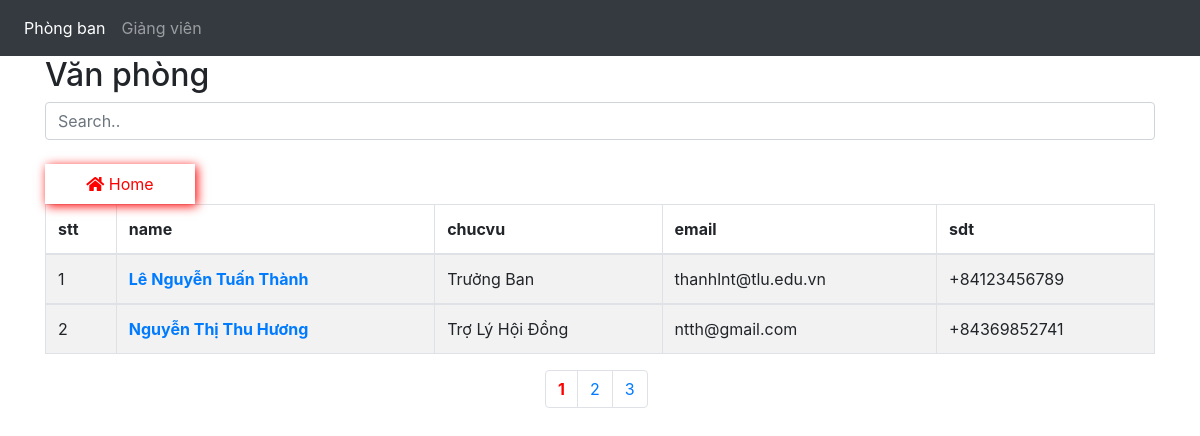
/vanphong.php?id=2, run on the app's committed database.
### tables this page shows
CREATE TABLE `canbo` (
  `id` int(11) NOT NULL,
  `name` varchar(255) NOT NULL,
  `thumbnail` varchar(255) NOT NULL,
  `chucvu` varchar(255) NOT NULL,
  `coquan` varchar(255) NOT NULL,
  `email` varchar(255) NOT NULL,
  `sdt` int(11) NOT NULL,
  `id_donvi` int(10) DEFAULT NULL
);

### db/dbhelper.php (called while the page is built, shortened)
<?php
function select_list($sql) {
	$con = mysqli_connect(HOST, USERNAME, PASSWORD, DATABASE);
	$result = mysqli_query($con, $sql);
	$data   = [];
	while ($row = mysqli_fetch_array($result, 1)) {
		$data[] = $row;
	}
	return $data;
}

### vanphong.php (the view, shortened to what this page needs)
<?php
require_once("db/dbhelper.php")
 ?>
<!DOCTYPE html>
<html lang="en">
<head>
        <link rel="stylesheet" type="text/css" href="css/styleadmin.css">
        <link rel="stylesheet" href="https://maxcdn.bootstrapcdn.com/bootstrap/4.5.2/css/bootstrap.min.css">
        <link href="https://use.fontawesome.com/releases/v5.0.4/css/all.css" rel="stylesheet">
</head>
<body>
  <header>
      <nav class="navbar navbar-expand-sm bg-dark navbar-dark">
        <ul class="navbar-nav">
    <li class="nav-item active">
      <a class="nav-link" href="#">Phòng ban</a>
    </li>
    <li class="nav-item">
      <a class="nav-link" href="giangvien.php">Giảng viên</a>
    </li>
  </ul>
</nav>
        </header>
	<div class="container">
  <h2>Văn phòng</h2>
  <input class="form-control" id="myInput" type="text" placeholder="Search..">
  <br>
  <a href="index.php">
  	<button type="button"><i class="fas fa-home"></i> Home</button>
  </a>
  <table class="table table-bordered table-striped">
    <thead>
      <tr>
      	<th>stt</th>
        <th>name</th>
        <th>chucvu</th>
        <th>email</th>
        <th>sdt</th>
      </tr>
    </thead>
    <?php
    if (isset($_GET['id'])) {
      $id_now = $_GET['id'];
    }
    $sql =  "select * from canbo where id_donvi = " .$id_now;
    $datas = select_list($sql);
    $stt = 1;
     foreach($datas as $data) {?>
    <tbody id="myTable">
      <tr>
      	<td><?php echo $stt++?></td>
        <td><a href="chitiet.php?id=<?php echo $data['id'];?>"><b><?php echo $data["name"];?></b></a></td>
        <td><?php echo $data["chucvu"];?></td>
        <td><?php echo $data["email"];?></td>
        <td><?php echo "+84". $data["sdt"];?></td>
      </tr>
      <?php } ?>
    </tbody>
  </table>
  <ul class="pagination">
    <li class="page-item"><a class="page-link" href="#"><strong>1</strong></a></li>
    <li class="page-item"><a class="page-link" href="#">2</a></li>
    <li class="page-item"><a class="page-link" href="#">3</a></li>
  </ul>
</div>
</body>
</html>

### css/styleadmin.css (style rules this page uses)
button { width: 100px; height: 40px; color: red; background: white; }
.pagination { margin-left: 500px; }
body ul li a { color: red; }
strong { color: red !important; }
a button { float: left; box-shadow: 2px 2px 10px red; border: 1px solid white; width: 150px; }
button { float: right; box-shadow: 2px 2px 10px red; border: 1px solid white; }

### data on the page
canbo: name "Lê Nguyễn Tuấn Thành", chucvu "Trưởng Ban", email "thanhlnt@tlu.edu.vn", sdt "123456789"
canbo: name "Nguyễn Thị Thu Hương", chucvu "Trợ Lý Hội Đồng", email "ntth@gmail.com", sdt "369852741"
